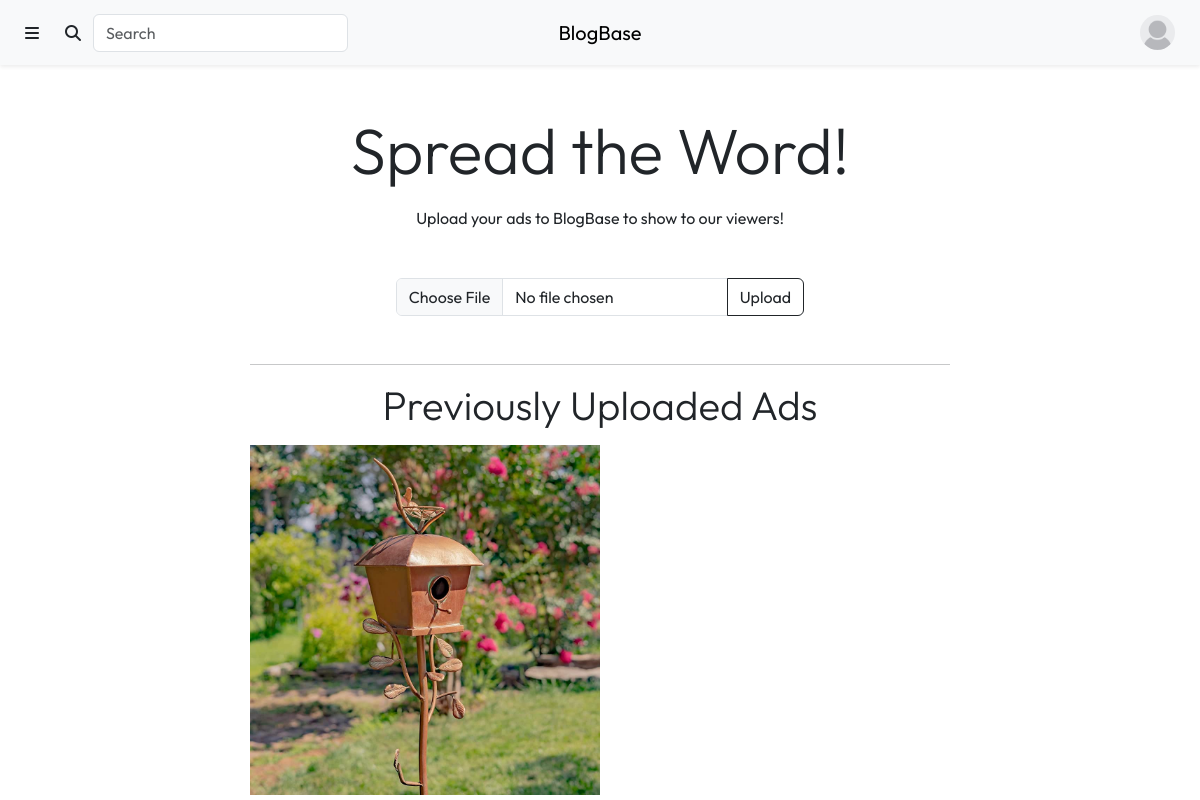
The page /content/ads.php (signed in) on the database its author committed.
### tables this page shows
CREATE TABLE `Users` (
  `user_id` int(11) NOT NULL,
  `profile_picture` varchar(255) NOT NULL DEFAULT 'anonymous.jpg',
  `username` varchar(50) NOT NULL,
  `first_name` varchar(50) NOT NULL,
  `last_name` varchar(50) NOT NULL,
  `email` varchar(50) NOT NULL,
  `password` varchar(255) NOT NULL,
  `biography` varchar(255) DEFAULT NULL,
  `approved` tinyint(1) NOT NULL DEFAULT 0,
  `reader` tinyint(1) NOT NULL DEFAULT 1,
  `writer` tinyint(1) NOT NULL DEFAULT 0,
  `designer` tinyint(1) NOT NULL DEFAULT 0,
  `advertiser` tinyint(1) NOT NULL DEFAULT 0,
  `admin` tinyint(1) NOT NULL DEFAULT 0
);

CREATE TABLE `Ads` (
  `ad_id` int(11) NOT NULL,
  `advertiser_id` int(11) NOT NULL,
  `ad_file` varchar(255) NOT NULL,
  `submit_date` date NOT NULL DEFAULT current_timestamp(),
  `price_paid` int(11) NOT NULL DEFAULT 50
);

### include/user_info.inc.php (called while the page is built, shortened)
<?php
if (isset($_SESSION['username'])) {
    $user_query = "SELECT *
                   FROM Users
                   WHERE username = '" . $_SESSION['username'] . "';";
    $user_result = mysqli_query($con, $user_query);
    $user_info = $user_result->fetch_assoc();
}
?>

### content/ads.php (the view, shortened to what this page needs)
<?php
require_once "../include/connect.inc.php";
include_once "../include/user_info.inc.php";
$user_id = $user_info['user_id'];
$ad_query = "SELECT *
             FROM Ads
             WHERE advertiser_id = $user_id";
$result = mysqli_query($con, $ad_query);
?>
<!DOCTYPE html>
<html lang="en">
    <head>
        <link rel="stylesheet" href="https://cdn.jsdelivr.net/npm/bootstrap@5.3.0-alpha1/dist/css/bootstrap.min.css">
        <link rel="stylesheet" href="https://cdnjs.cloudflare.com/ajax/libs/font-awesome/6.2.1/css/all.min.css">
        <link rel="stylesheet" href="css/styles.css">
    </head>
    <body>
        <div class="header">
            <?php include "./views/header.php" ?>
        <div class="col-10 col-lg-7 mt-5 mx-auto">
            <div class="text-center">
                <p class="display-3 mt-3">Spread the Word!</p>
                <p>Upload your ads to BlogBase to show to our viewers!</p>
            </div>
            <div class="col-10 col-lg-7 my-5 mx-auto text-center">
                <form method="post" action="../include/upload_img.inc.php?img=ad" enctype="multipart/form-data">
                    <div class="input-group">
                        <input class="form-control" type="file" name="file" onchange="preview_ad(event)">
                        <button class="btn btn-outline-dark" type="submit" name="submit">Upload</button>
                    </div>
                </form>
            </div>
            <?php if ($result->num_rows > 0) { ?>
                <hr>
                <div>
                    <p class="display-6 text-center m-3">Previously Uploaded Ads</p>
                </div>
                <?php while ($row = $result->fetch_assoc()) {
                    $ad_file = "./uploads/ads/" . $row['ad_file'];
                ?>
                    <img class="ad-img img-fluid" src="<?php echo $ad_file; ?>" alt="">
                <?php }
            } ?>
        </div>
    </body>
</html>

### content/views/header.php (shortened to what this page needs)
<?php include_once "../include/user_info.inc.php"; ?>
<nav class="navbar navbar-expand bg-light shadow-sm">
     <div class="container-fluid">
        <div class="me-auto order-0 order-md-0 col-4">
            <ul class="navbar-nav me-auto">
                <li class="nav-item">
                    <a class="btn" data-bs-toggle="offcanvas" href="#offcanvas-sidebar" role="button" aria-controls="offcanvas-sidebar">
                        <span class="fa-solid fa-bars"></span>
                    </a>
                </li>
                <li class="nav-item d-md-block d-none">
                    <form method="get" action="./search.php" class="input-group rounded">
                        <button class="btn input-group-text rounded" type="submit">
                            <i class="fa-solid fa-search"></i>
                        </button>
                        <input class="form-control rounded" name="query" type="search" placeholder="Search" aria-label="Search">
                    </form>
                </li>
            </ul>
        </div>
        <a class="navbar-brand col-4 mx-auto text-center order-1 order-md-1" href="./index.php">BlogBase</a>
        <div class="navbar ms-auto order-2 col-4 py-0">
            <ul class="navbar-nav ms-auto">
                <?php if (isset($user_info['username'])) { ?>
                    <li class="nav-item">
                        <div class="dropdown">
                            <button class="btn" type="button" data-bs-toggle="dropdown" aria-expanded="false">
                                <img src="./uploads/profile_pictures/<?php echo $user_info['profile_picture']; ?>" class="rounded-circle" style="width:35px; height:35px;">
                            </button>
                        </li>
                    </div>
            <?php } ?>
        </div>
    </div>

### content/css/styles.css (style rules this page uses)
* { font-family: 'Outfit', sans-serif; }
.ad-img { width: 50%; height:50%; }

### rows shown on the page
users: profile_picture (placeholder picture)
ads: ad_file (picture)
